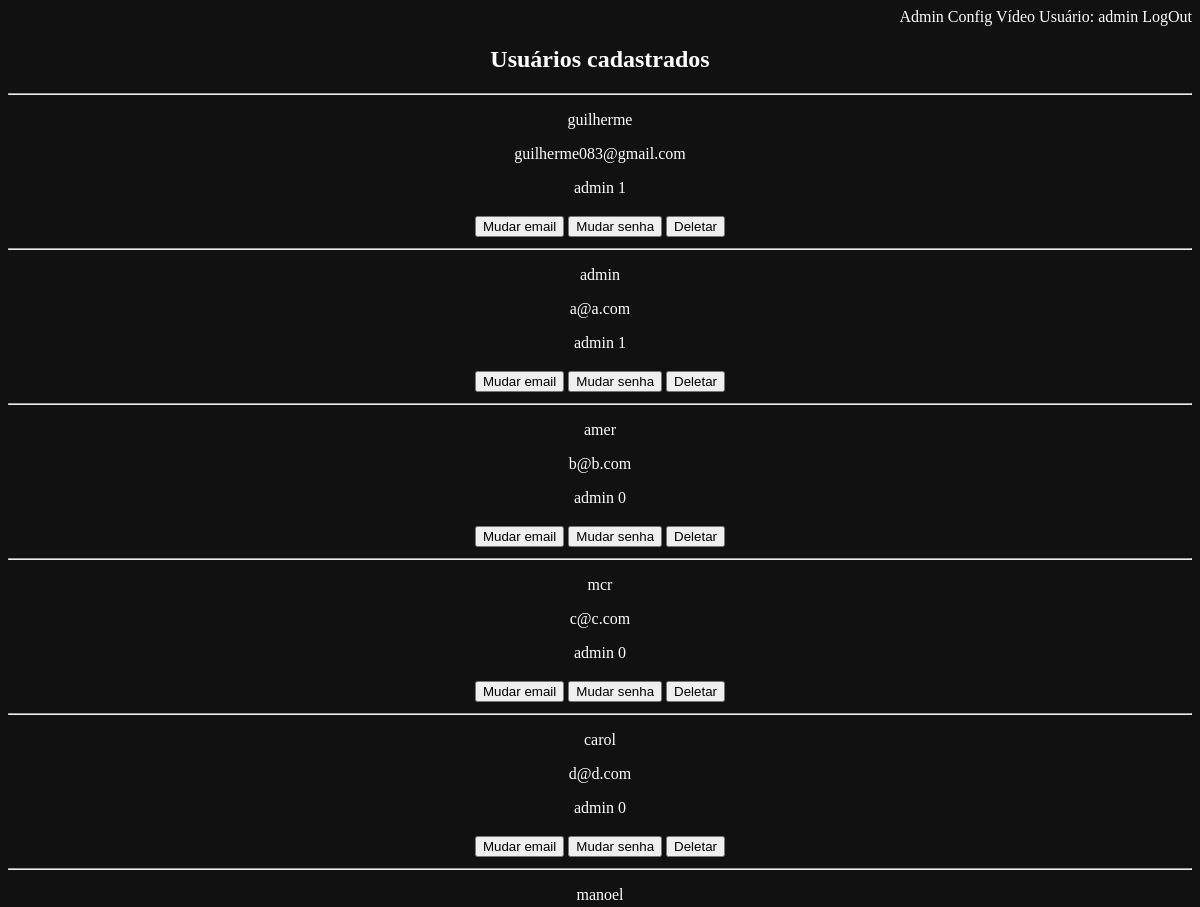
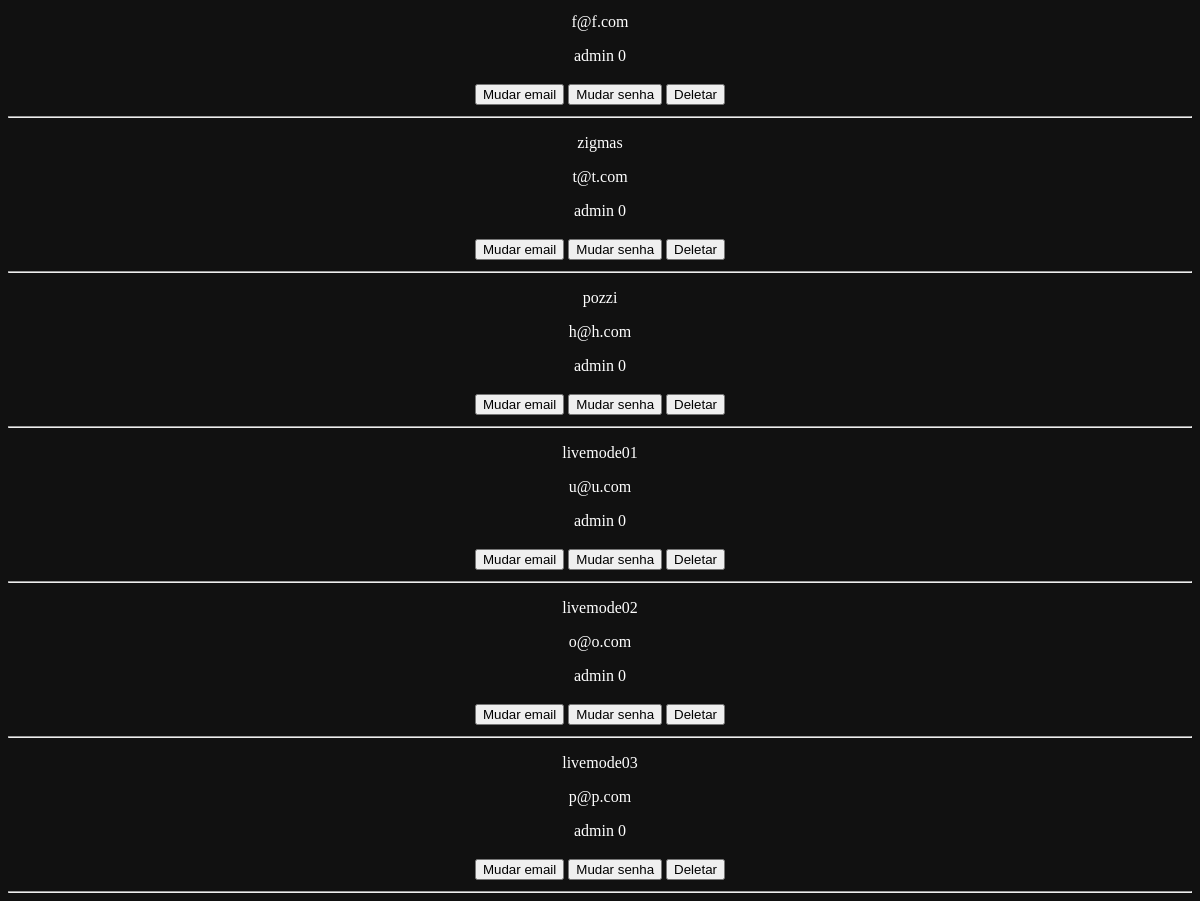
The page /admin/retrieve/user (signed in) on the database as committed earlier (2 pictures, top to bottom).
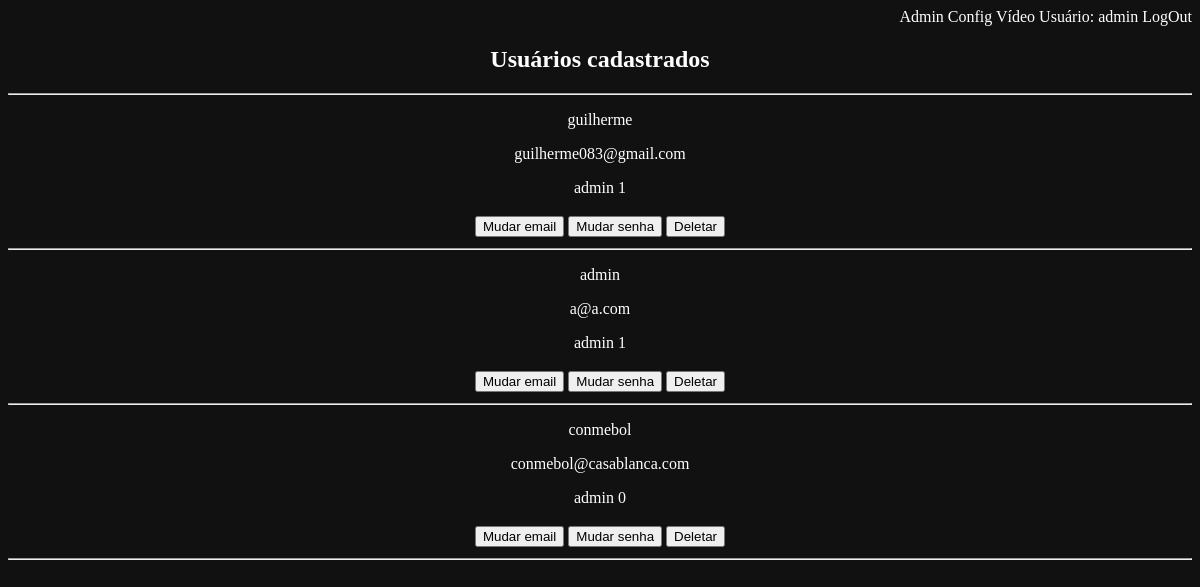
The same page on the database as committed later.
### models.py (models this page shows, shortened)
class UserModel(UserMixin, db.Model):
    __tablename__ = "user"
    id = db.Column(db.Integer, primary_key=True)
    username = db.Column(db.Text(), unique=True)
    email = db.Column(db.Text(), unique=True)
    password = db.Column(db.Text())
    isadmin = db.Column(db.Integer)

### blueprints/admin/admin_bp.py (the view)
@admin_bp.route('/admin/retrieve/user', methods=['GET', 'POST'])
@login_required
def retrieve_user():
    if not current_user.isadmin:
        return current_app.login_manager.unauthorized()
    crud = Crud()
    return render_template('admin/retrieve_user.html', data=crud.retrieve_all(UserModel))

### app.py (called while the page is built)
@app.after_request
def add_header(response):
    response.headers['X-UA-Compatible'] = 'IE=Edge,chrome=1'
    response.headers['Cache-Control'] = 'no-cache, no-store, must-revalidate'
    response.headers['Pragma'] = 'no-cache'
    response.headers['Expires'] = '0'
    return response

### blueprints/login/login_bp.py (called while the page is built)
@login_manager.user_loader
def load_user(user_id):
    return UserModel.query.get(user_id)

### crud.py (called while the page is built)
    def retrieve_all(self, ClassModel):
        try:
            query = ClassModel.query.all()
        except:
            flash("Erro na busca")
        return query

### blueprints/admin/templates/admin/retrieve_user.html (shortened to what this page needs)
{% extends "template.html" %}
{% block content %}
<p>
<h2>Usuários cadastrados</h2>
</p>
<div id="">
  <hr>
  {% for user in data %}
  <p>{{user.username}}</p>
  <p>{{user.email}}</p>
  <p>admin {{user.isadmin}}</p>
  <table class="centerTable">
    <tr>
      <td>
        <form action="{{ url_for('admin_bp.update_email') }}" method="GET">
          <input type="submit" value="Mudar email">
        </form>
      </td>
      <td>
        <form action="{{ url_for('admin_bp.update_password') }}" method="GET">
          <input type="submit" value="Mudar senha">
        </form>
      </td>
      <td>
        <form action="{{ url_for('admin_bp.delete_user') }}" method="GET">
          <input type="submit" value="Deletar">
        </form>
      </td>
    </tr>
  </table>
  <hr>
  {% endfor %}
</div>
{% endblock %}

### templates/template.html (shortened to what this page needs)
<!DOCTYPE html>
<html lang="pt-br" dir="ltr">
<head>
  <link rel="stylesheet" type="text/css" href="{{ url_for('static', filename='css/template.css') }}">
</head>
<body>
  <div class="menu">
    {% if current_user.is_authenticated and current_user.isadmin %}
      <a href="{{ url_for('admin_bp.admin') }}" id="admin">Admin</a>
      <a href="{{ url_for('config') }}">Config</a>
    {% endif %}
    {% if current_user.is_authenticated %}
      <a href="{{ url_for('video') }}">Vídeo</a>
      Usuário: {{ current_user.username }}
      <a href="{{ url_for('login_bp.logout') }}">LogOut</a>
    {% endif %}
  </div>
  <div class="content">
    {% block content %}
    {% endblock %}
  </div>
</body>
</html>

Rows that differ between the two databases and show on the page:
removed UserModel: username "mcr", email "c@c.com", isadmin "0"
removed UserModel: username "carol", email "d@d.com", isadmin "0"
removed UserModel: username "manoel", email "f@f.com", isadmin "0"
removed UserModel: username "zigmas", email "t@t.com", isadmin "0"
removed UserModel: username "pozzi", email "h@h.com", isadmin "0"
removed UserModel: username "livemode01", email "u@u.com", isadmin "0"
removed UserModel: username "livemode02", email "o@o.com", isadmin "0"
removed UserModel: username "livemode03", email "p@p.com", isadmin "0"
changed UserModel: username "amer" → "conmebol"; email "b@b.com" → "conmebol@casablanca.com"
